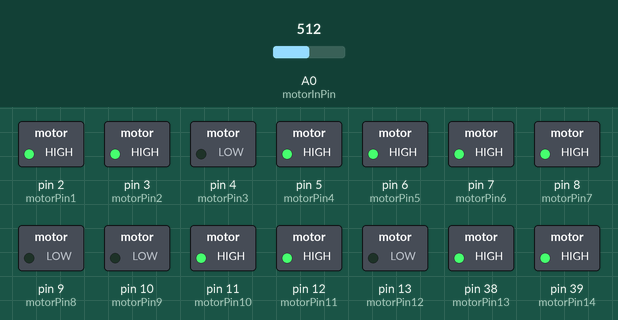
Recording of a sketch running on a simulated Arduino Mega 2560, built with avr-gcc and run on an emulated ATmega2560. Parts: switched loads named in the sketch (green lamp = pin HIGH). Inputs (shaded band) come from the test bench; at power-on: A0 (motorInPin) = 512.

Above: at 1.2 s.
1.3 s: A0 (motorInPin) set to 716
At 1.7 s:
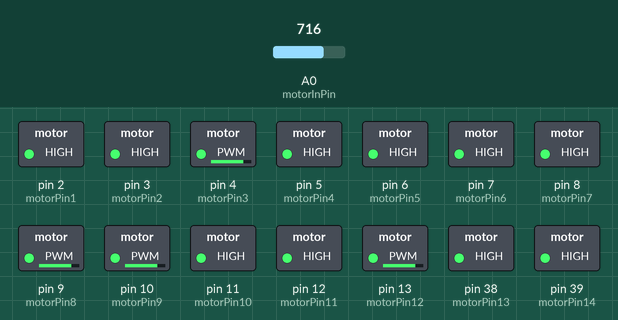
2.8 s: A0 (motorInPin) set to 760
At 4.0 s:
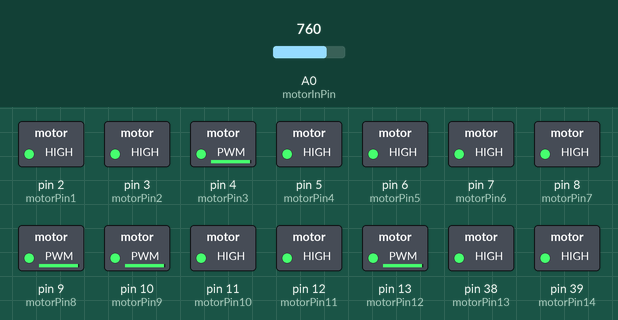
4.3 s: A0 (motorInPin) set to 768
At 5.2 s:
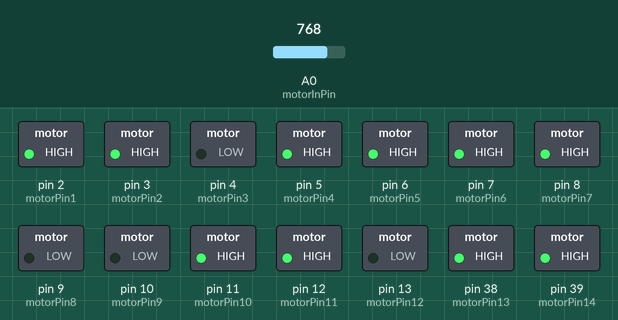
5.8 s: A0 (motorInPin) set to 900
At 6.3 s:
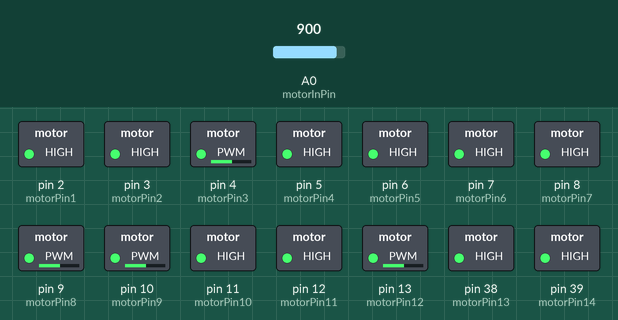
7.3 s: A0 (motorInPin) set to 306
At 8.7 s:
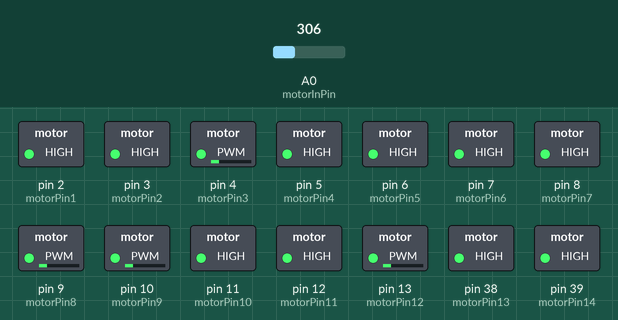
Timing chart, 0 to 9.8 s (numbered marks = the images above; inputs shaded):
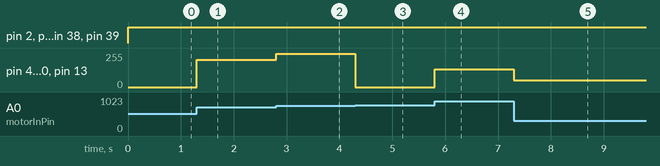

The sketch:

pulsar_mega_slave.ino
```cpp
/*
   Author: Benjamin Low

   Date: August 2016

   Description:

       Code for an Arduino Mega slave.

       For a Night Festival 2016 installation at the National Museum of Singapore
       called 'Into Pulsar' by artist Ryf Zaini.

       Three bicycles placed at the bottom of a 'tree'. User cycles any of these to trigger the
       28 x ebike wheels on top of the tree to go faster and 4 x 4m led strips to react in
       brightness and color.

       The master mega reads the three hall sensor values and and sends it to the slave
       via pwm output to an analog input pin on the slave mega. The master also controls
       the 4 strips of LEDs. The master and slave mega each only has 15 pwn pins
       to control 14 motor controllers each. The slave just controls 14 motor controllers.

       PWM pins 2, ..., 13, 38, 39, 40
*/

#define motorPin1 2
#define motorPin2 3
#define motorPin3 4
#define motorPin4 5
#define motorPin5 6
#define motorPin6 7
#define motorPin7 8
#define motorPin8 9
#define motorPin9 10
#define motorPin10 11
#define motorPin11 12
#define motorPin12 13
#define motorPin13 38
#define motorPin14 39

#define motorInPin A0

int myMaxRPM, myPrevMaxRPM;

void setup() {

  Serial.begin(9600);

  pinMode(motorInPin, INPUT);

  pinMode(motorPin1, OUTPUT);
  pinMode(motorPin2, OUTPUT);
  pinMode(motorPin3, OUTPUT);
  pinMode(motorPin4, OUTPUT);
  pinMode(motorPin5, OUTPUT);
  pinMode(motorPin6, OUTPUT);
  pinMode(motorPin7, OUTPUT);
  pinMode(motorPin8, OUTPUT);
  pinMode(motorPin9, OUTPUT);
  pinMode(motorPin10, OUTPUT);
  pinMode(motorPin11, OUTPUT);
  pinMode(motorPin12, OUTPUT);
  pinMode(motorPin13, OUTPUT);
  pinMode(motorPin14, OUTPUT);
}

void loop() {

  myMaxRPM = analogRead(motorInPin);

  control_motor_speed();
}

void control_motor_speed() {

  if (myMaxRPM != myPrevMaxRPM) {
    analogWrite(motorPin1, myMaxRPM);
    analogWrite(motorPin2, myMaxRPM);
    analogWrite(motorPin3, myMaxRPM);
    analogWrite(motorPin4, myMaxRPM);
    analogWrite(motorPin5, myMaxRPM);
    analogWrite(motorPin6, myMaxRPM);
    analogWrite(motorPin7, myMaxRPM);
    analogWrite(motorPin8, myMaxRPM);
    analogWrite(motorPin9, myMaxRPM);
    analogWrite(motorPin10, myMaxRPM);
    analogWrite(motorPin11, myMaxRPM);
    analogWrite(motorPin12, myMaxRPM);
    analogWrite(motorPin13, myMaxRPM);
    analogWrite(motorPin14, myMaxRPM);
  }
  myPrevMaxRPM = myMaxRPM;
}
```

Measured:
- the behaviour switches between 767 and 768 on A0 (motorInPin) (found by bisection; images 2 and 3)
- after the input at 1.3 s, pin 4 (motorPin3), pin 9 (motorPin8), pin 10 (motorPin9), pin 13 (motorPin12): 0/255 → 204/255 at once
- after the input at 2.8 s, pin 4 (motorPin3), pin 9 (motorPin8), pin 10 (motorPin9), pin 13 (motorPin12): 204/255 → 248/255 at once
- after the input at 4.3 s, pin 4 (motorPin3), pin 9 (motorPin8), pin 10 (motorPin9), pin 13 (motorPin12): 248/255 → 0/255 at once
- after the input at 5.8 s, pin 4 (motorPin3), pin 9 (motorPin8), pin 10 (motorPin9), pin 13 (motorPin12): 0/255 → 132/255 at once
- after the input at 7.3 s, pin 4 (motorPin3), pin 9 (motorPin8), pin 10 (motorPin9), pin 13 (motorPin12): 132/255 → 50/255 at once
